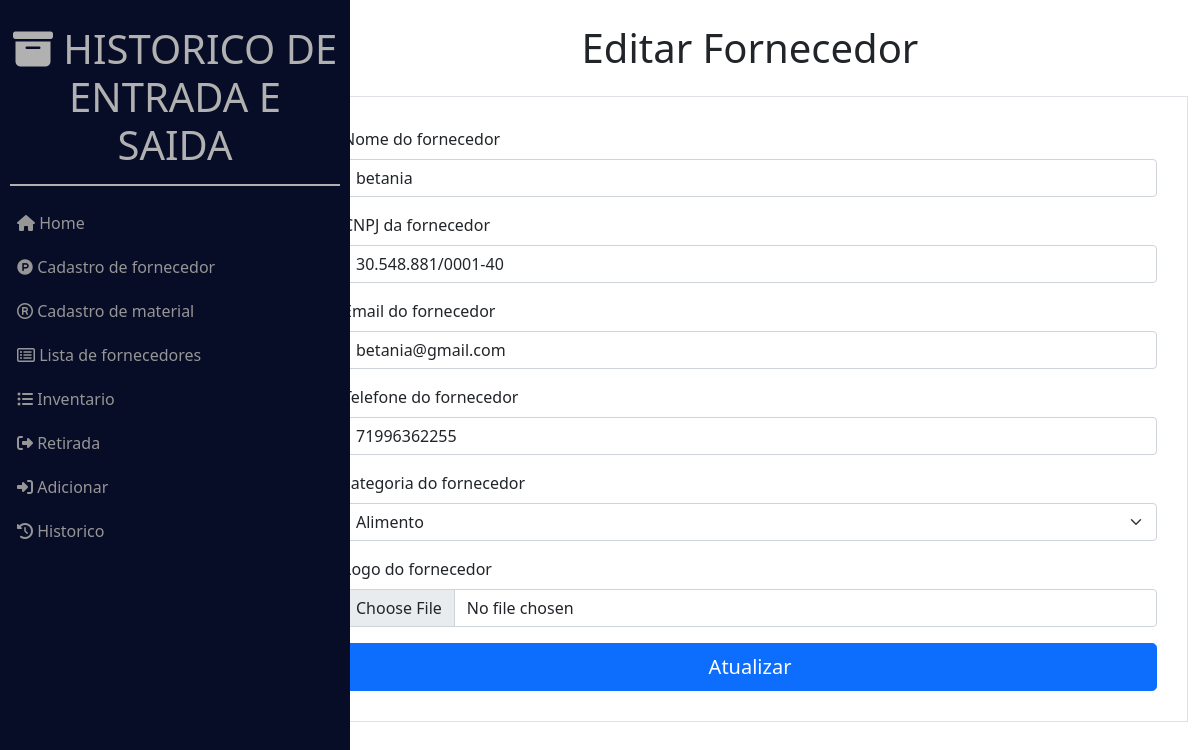
The app's page /fornecedor/editar/4 with its own data.
### tables this page shows
CREATE TABLE `forneceedor` (
  `id` int(11) NOT NULL,
  `nome` varchar(255) NOT NULL,
  `email` varchar(255) NOT NULL,
  `telefone` varchar(255) NOT NULL,
  `cnpj` varchar(255) NOT NULL,
  `categoria` varchar(255) NOT NULL,
  `ativo` varchar(255) NOT NULL,
  `img` varchar(255) NOT NULL
);

### App/Controllers/fornecedorController.php (called while the page is built, shortened)
<?php
class fornecedorController{
    public function __construct() {
        $this->fornecedor = new fornecedorModel();
    }
    public function editarFornecerdor(){
        $this->render('fornecedorEditar', 'template');
    }
    public function selectFornecedorId(){
        $id = explode('/',$_GET['uri']);
        return $this->fornecedor->selectId($id[2]);
    }
    public function content(){
        include $this->view;
    }
    public function render($view, $template){
        $this->view = "App\\View\\www\\".$view.".php";
        include "App\\View\\templates\\".$template.".php";
    }
}

### Src/Dispacher.php (called while the page is built, shortened)
<?php
class Dispacher
{
    public function dispach($callback, $params = [], $namespace = "App\\")
{
    if(is_callable($callback['callback']))
    {
        return call_user_func_array($callback['callback'], array_values($params));
    } elseif (is_string($callback['callback'])) {
        if(!!strpos($callback['callback'], '@') !== false) {
            $callback['callback'] = explode('@', $callback['callback']);
            $controller = $namespace.'Controllers\\'.$callback['callback'][0];
            $method = $callback['callback'][1];
            $rc = new \ReflectionClass($controller);
            if($rc->isInstantiable() && $rc->hasMethod($method))
            {
                return call_user_func_array(array(new $controller, $method), array_values($params));
            } else {
                throw new \Exception("Erro ao despachar: controller não pode ser instanciado, ou método não exite");
            }
        }
    }
    throw new \Exception("Erro ao despachar: método não implementado");
}
}

### Src/Router.php (called while the page is built, shortened)
<?php
class Router
{
    protected $route_collection;
    public function __construct()
    {
        $this->route_collection = new RouteCollection;
        $this->dispacher = new Dispacher;
    }
    public function get($pattern, $callback)
    {
        $this->route_collection->add('get', $pattern, $callback);
        return $this;
    }
    public function post($pattern, $callback)
    {
        $this->route_collection->add('post', $pattern, $callback);
        return $this;
    }
    public function find($request_type, $pattern)
    {
        return $this->route_collection->where($request_type, $pattern);
    }
    protected function dispach($route, $params, $namespace = "App\\"){
        return $this->dispacher->dispach($route->callback, $params, $namespace);
    }
    public function resolve($request){
        $route = $this->find($request->method(), $request->uri());
        if($route)
        {
            $params = $route->callback['values'] ? $this->getValues($request->uri(), $route->callback['values']) : [];
            return $this->dispach($route, $params);
        }
        return $this->notFound();
    }
    protected function getValues($pattern, $positions)
    {
        $result = [];
        $pattern = array_filter(explode('/', $pattern));
        foreach($pattern as $key => $value)
        {
            if(in_array($key, $positions)) {
                $result[array_search($key, $positions)] = $value;
            }
        }
        return $result;
    }
}

### Src/Route.php (called while the page is built, shortened)
<?php
final class Route
{
    protected static $router;
    protected static function getRouter()
    {
        if(empty(self::$router)) {
            self::$router = new Router;
        }
        return self::$router;
    }
    public static function resolve($pattern){
        return self::getRouter()->resolve($pattern);
    }
}

### index.php (called while the page is built, shortened)
<?php
$request = new Src\Request;
Route::resolve($request);

### App/Model/MySql.php (called while the page is built, shortened)
<?php
	class MySql{
		private static $pdo;
		public static function conn(){
			if(self::$pdo == null){
				try{
				self::$pdo = new PDO('mysql: host=127.0.0.1; dbname=erp_estoque', bd['user'], bd['pass'], array(PDO::MYSQL_ATTR_INIT_COMMAND => "SET NAMES utf8"));
				self::$pdo->setAttribute(PDO::ATTR_ERRMODE,PDO::ERRMODE_EXCEPTION);
				}catch(Exception $e){
					echo '<h2>Erro ao conectar</h2>';
				}
			}
			return self::$pdo;
		}
	}
?>

### App/Model/fornecedorModel.php (called while the page is built, shortened)
<?php
class fornecedorModel{
    public function selectId($id){
        $con = MySql::conn()->prepare("SELECT * FROM `forneceedor` Where id = ?");
        $con->execute(array($id));
        return $con->fetch();
    }
}
?>

### App/View/www/fornecedorEditar.php (the view, shortened to what this page needs)
<div class="container">
    <h1 class="text-center my-4">Editar Fornecedor</h1>
    <div class="border border-1" style="padding: 30px;">
        <form method="post" enctype="multipart/form-data">
            <div class="mb-3">
                <label class="form-label">Nome do fornecedor</label>
                <input value="<?php echo $this->selectFornecedorId()['nome']; ?>" name="nome" type="text" class="form-control" placeholder="roupas da sorte">
            </div>
            <div class="mb-3">
                <label class="form-label">CNPJ da fornecedor</label>
                <input value="<?php echo $this->selectFornecedorId()['cnpj']; ?>" name="cnpj" type="text" class="form-control"  placeholder="00.000.000/0000-00">
            </div>
            <div class="mb-3">
                <label class="form-label">Email  do fornecedor</label>
                <input value="<?php echo $this->selectFornecedorId()['email']; ?>" name="email" type="email" class="form-control" id="exampleFormControlInput1" placeholder="name@example.com">
            </div>
            <div class="mb-3">
                <label class="form-label">Telefone do fornecedor</label>
                <input value="<?php echo $this->selectFornecedorId()['telefone']; ?>" name="tel" type="text" class="form-control" id="exampleFormControlInput1" placeholder="(00) 00000-0000">
            </div>
            <div class="mb-3">
                <label class="form-label">categoria do fornecedor</label>
                <select name="categoria" class="form-select" aria-label="Default select example">
                    <option <?php if($this->selectFornecedorId()['categoria'] == 'alimento'){ echo 'selected';} ?> value="alimento">Alimento</option>
                </select>
            </div>
            <div class="mb-3">
                <label class="form-label">Logo do fornecedor</label>
                <input class="form-control" type="file" name="img">
            </div>
            <div class="d-grid gap-2">
                <button type="submit" class="btn btn-primary btn-lg" type="button">Atualizar</button>
            </div>
        </form>
    </div>
</div>

### Public/Css/style.css (style rules this page uses)
.container { width: calc(100% - 300px); float: right; }

### records on screen
forneceedor: nome "betania", cnpj "30.548.881/0001-40", email "betania@gmail.com", tel "71996362255", categoria "Alimento"
